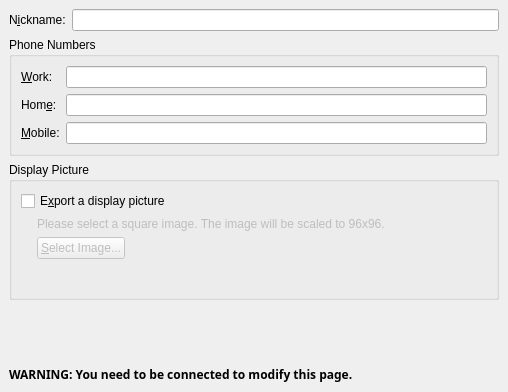
     <widget class="QWidget" name="tab_info" >
      <attribute name="title" >
       <string>U&amp;ser Info</string>
      </attribute>
      <layout class="QVBoxLayout" >
       <property name="spacing" >
        <number>6</number>
       </property>
       <property name="leftMargin" >
        <number>9</number>
       </property>
       <property name="topMargin" >
        <number>9</number>
       </property>
       <property name="rightMargin" >
        <number>9</number>
       </property>
       <property name="bottomMargin" >
        <number>9</number>
       </property>
       <item>
        <layout class="QHBoxLayout" >
         <property name="spacing" >
          <number>6</number>
         </property>
         <property name="leftMargin" >
          <number>0</number>
         </property>
         <property name="topMargin" >
          <number>0</number>
         </property>
         <property name="rightMargin" >
          <number>0</number>
         </property>
         <property name="bottomMargin" >
          <number>0</number>
         </property>
         <item>
          <widget class="QLabel" name="TextLabel2_2_2" >
           <property name="sizePolicy" >
            <sizepolicy vsizetype="Maximum" hsizetype="Maximum" >
             <horstretch>0</horstretch>
             <verstretch>0</verstretch>
            </sizepolicy>
           </property>
           <property name="whatsThis" >
            <string>The alias you would like to use on Window Live Messenger.  You may change this at any time you wish.</string>
           </property>
           <property name="text" >
            <string>N&amp;ickname:</string>
           </property>
           <property name="buddy" >
            <cstring>m_displayName</cstring>
           </property>
          </widget>
         </item>
         <item>
          <widget class="QLineEdit" name="m_displayName" >
           <property name="whatsThis" >
            <string>The alias you would like to use on Windows Live Messenger.  You may change this at any time you wish.</string>
           </property>
           <property name="readOnly" >
            <bool>false</bool>
           </property>
          </widget>
         </item>
        </layout>
       </item>
       <item>
        <widget class="QGroupBox" name="m_phones" >
         <property name="title" >
          <string>Phone Numbers</string>
         </property>
         <layout class="QGridLayout" >
          <property name="leftMargin" >
           <number>9</number>
          </property>
          <property name="topMargin" >
           <number>9</number>
          </property>
          <property name="rightMargin" >
           <number>9</number>
          </property>
          <property name="bottomMargin" >
           <number>9</number>
          </property>
          <property name="horizontalSpacing" >
           <number>6</number>
          </property>
          <property name="verticalSpacing" >
           <number>6</number>
          </property>
          <item row="2" column="0" >
           <widget class="QLabel" name="TextLabel7" >
            <property name="text" >
             <string>&amp;Mobile:</string>
            </property>
            <property name="buddy" >
             <cstring>m_phm</cstring>
            </property>
           </widget>
          </item>
          <item row="1" column="0" >
           <widget class="QLabel" name="TextLabel5" >
            <property name="text" >
             <string>Hom&amp;e:</string>
            </property>
            <property name="buddy" >
             <cstring>m_phh</cstring>
            </property>
           </widget>
          </item>
          <item row="0" column="1" >
           <widget class="QLineEdit" name="m_phw" />
          </item>
          <item row="0" column="0" >
           <widget class="QLabel" name="TextLabel6" >
            <property name="text" >
             <string>&amp;Work:</string>
            </property>
            <property name="buddy" >
             <cstring>m_phw</cstring>
            </property>
           </widget>
          </item>
          <item row="1" column="1" >
           <widget class="QLineEdit" name="m_phh" />
          </item>
          <item row="2" column="1" >
           <widget class="QLineEdit" name="m_phm" />
          </item>
         </layout>
        </widget>
       </item>
       <item>
        <widget class="QGroupBox" name="groupBox_3" >
         <property name="title" >
          <string>Display Picture</string>
         </property>
         <layout class="QGridLayout" >
          <property name="leftMargin" >
           <number>9</number>
          </property>
          <property name="topMargin" >
           <number>9</number>
          </property>
          <property name="rightMargin" >
           <number>9</number>
          </property>
          <property name="bottomMargin" >
           <number>9</number>
          </property>
          <property name="horizontalSpacing" >
           <number>6</number>
          </property>
          <property name="verticalSpacing" >
           <number>6</number>
          </property>
          <item row="1" column="0" >
           <layout class="QGridLayout" >
            <property name="leftMargin" >
             <number>0</number>
            </property>
            <property name="topMargin" >
             <number>0</number>
            </property>
            <property name="rightMargin" >
             <number>0</number>
            </property>
            <property name="bottomMargin" >
             <number>0</number>
            </property>
            <property name="horizontalSpacing" >
             <number>6</number>
            </property>
            <property name="verticalSpacing" >
             <number>6</number>
            </property>
            <item rowspan="2" row="0" column="0" >
             <spacer>
              <property name="orientation" >
               <enum>Qt::Horizontal</enum>
              </property>
              <property name="sizeType" >
               <enum>QSizePolicy::Fixed</enum>
              </property>
              <property name="sizeHint" >
               <size>
                <width>16</width>
                <height>20</height>
               </size>
              </property>
             </spacer>
            </item>
            <item row="1" column="1" >
             <layout class="QHBoxLayout" >
              <property name="spacing" >
               <number>6</number>
              </property>
              <property name="leftMargin" >
               <number>0</number>
              </property>
              <property name="topMargin" >
               <number>0</number>
              </property>
              <property name="rightMargin" >
               <number>0</number>
              </property>
              <property name="bottomMargin" >
               <number>0</number>
              </property>
              <item>
               <widget class="QPushButton" name="m_selectImage" >
                <property name="enabled" >
                 <bool>false</bool>
                </property>
                <property name="text" >
                 <string>&amp;Select Image...</string>
                </property>
               </widget>
              </item>
              <item>
               <spacer>
                <property name="orientation" >
                 <enum>Qt::Horizontal</enum>
                </property>
                <property name="sizeType" >
                 <enum>QSizePolicy::Expanding</enum>
                </property>
                <property name="sizeHint" >
                 <size>
                  <width>61</width>
                  <height>21</height>
                 </size>
                </property>
               </spacer>
              </item>
             </layout>
            </item>
            <item row="0" column="1" >
             <widget class="QLabel" name="textLabel1_2" >
              <property name="enabled" >
               <bool>false</bool>
              </property>
              <property name="sizePolicy" >
               <sizepolicy vsizetype="Preferred" hsizetype="Preferred" >
                <horstretch>0</horstretch>
                <verstretch>0</verstretch>
               </sizepolicy>
              </property>
              <property name="text" >
               <string>Please select a square image. The image will be scaled to 96x96.</string>
              </property>
              <property name="alignment" >
               <set>Qt::AlignVCenter</set>
              </property>
             </widget>
            </item>
           </layout>
          </item>
          <item row="2" column="0" >
           <spacer>
            <property name="orientation" >
             <enum>Qt::Vertical</enum>
            </property>
            <property name="sizeType" >
             <enum>QSizePolicy::Minimum</enum>
            </property>
            <property name="sizeHint" >
             <size>
              <width>20</width>
              <height>1</height>
             </size>
            </property>
           </spacer>
          </item>
          <item row="0" column="0" >
           <widget class="QCheckBox" name="m_useDisplayPicture" >
            <property name="text" >
             <string>E&amp;xport a display picture</string>
            </property>
           </widget>
          </item>
          <item rowspan="3" row="0" column="1" >
           <layout class="QVBoxLayout" >
            <property name="spacing" >
             <number>0</number>
            </property>
            <property name="leftMargin" >
             <number>0</number>
            </property>
            <property name="topMargin" >
             <number>0</number>
            </property>
            <property name="rightMargin" >
             <number>0</number>
            </property>
            <property name="bottomMargin" >
             <number>0</number>
            </property>
            <item>
             <widget class="QLabel" name="m_displayPicture" >
              <property name="enabled" >
               <bool>false</bool>
              </property>
              <property name="sizePolicy" >
               <sizepolicy vsizetype="Fixed" hsizetype="Fixed" >
                <horstretch>0</horstretch>
                <verstretch>0</verstretch>
               </sizepolicy>
              </property>
              <property name="minimumSize" >
               <size>
                <width>96</width>
                <height>96</height>
               </size>
              </property>
              <property name="maximumSize" >
               <size>
                <width>96</width>
                <height>96</height>
               </size>
              </property>
              <property name="scaledContents" >
               <bool>true</bool>
              </property>
             </widget>
            </item>
            <item>
             <spacer>
              <property name="orientation" >
               <enum>Qt::Vertical</enum>
              </property>
              <property name="sizeType" >
               <enum>QSizePolicy::Minimum</enum>
              </property>
              <property name="sizeHint" >
               <size>
                <width>20</width>
                <height>1</height>
               </size>
              </property>
             </spacer>
            </item>
           </layout>
          </item>
         </layout>
        </widget>
       </item>
       <item>
        <spacer>
         <property name="orientation" >
          <enum>Qt::Vertical</enum>
         </property>
         <property name="sizeType" >
          <enum>QSizePolicy::Expanding</enum>
         </property>
         <property name="sizeHint" >
          <size>
           <width>20</width>
           <height>60</height>
          </size>
         </property>
        </spacer>
       </item>
       <item>
        <widget class="QLabel" name="m_warning_1" >
         <property name="font" >
          <font>
           <family>Sans Serif</family>
           <pointsize>9</pointsize>
           <weight>75</weight>
           <italic>false</italic>
           <bold>true</bold>
           <underline>false</underline>
           <strikeout>false</strikeout>
          </font>
         </property>
         <property name="text" >
          <string>WARNING: You need to be connected to modify this page.</string>
         </property>
         <property name="alignment" >
          <set>Qt::AlignVCenter</set>
         </property>
        </widget>
       </item>
      </layout>
     </widget>
